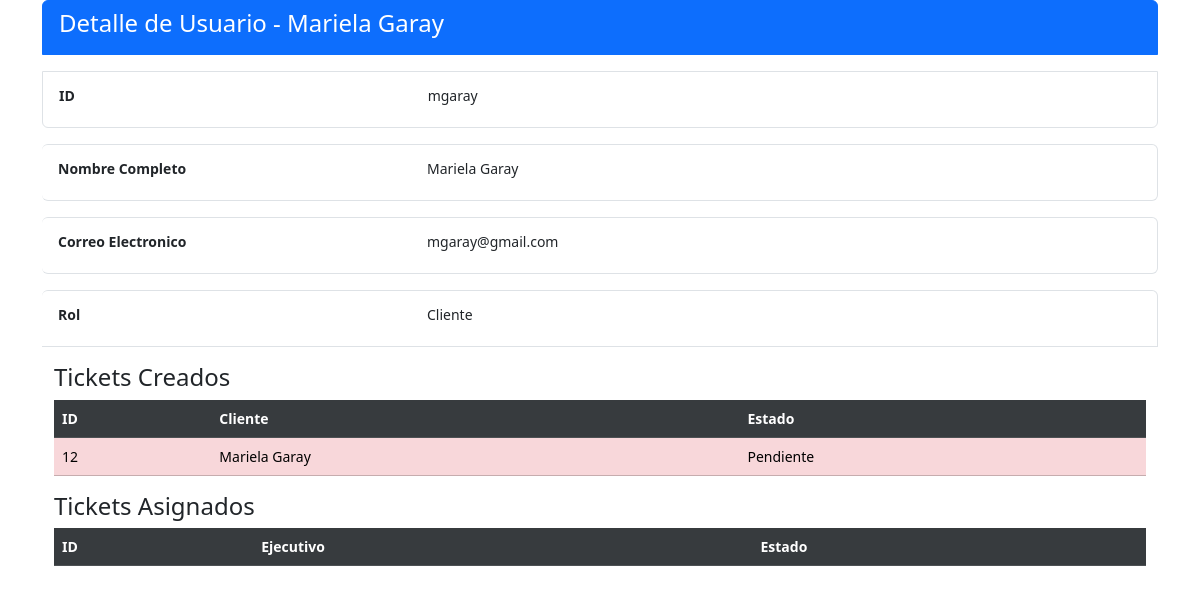
The app's page /home/1/detalle_usuario, older data.
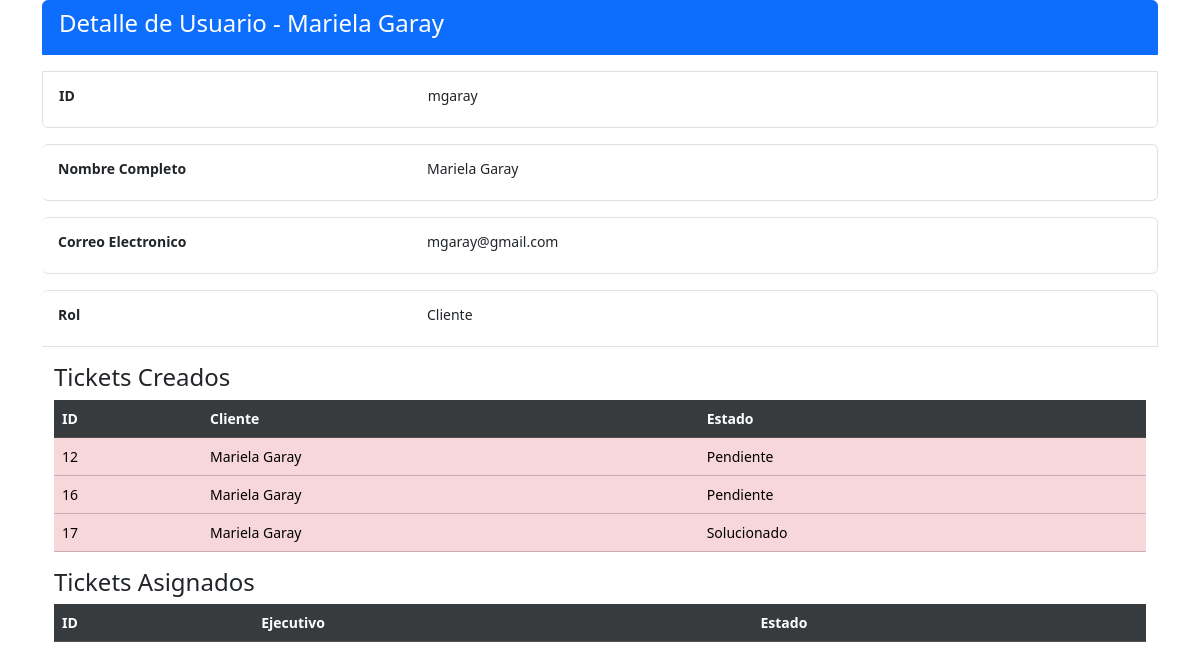
The same page, newer data.
### core/models.py (models this page shows, shortened)
class Ticket(models.Model):
    fecha_creacion = models.DateTimeField(auto_now_add=True)
    cliente = models.ForeignKey("Profile", on_delete=models.CASCADE, related_name='tickets_creados')
    ejecutivo = models.ForeignKey("Profile", on_delete=models.CASCADE, related_name='tickets_asignados')
    area = models.ForeignKey("Area", on_delete=models.CASCADE, verbose_name="Area", default = 'Ejecutivo Telefonico')
    tipo = models.ForeignKey("Tipo", on_delete=models.CASCADE, verbose_name="Tipo",default='Solicitud')
    criticidad = models.ForeignKey("Criticidad", on_delete=models.CASCADE, verbose_name="Criticidad",default='Media')
    estado = models.ForeignKey("Estado", on_delete=models.CASCADE, verbose_name="Estado", default=1)
    descripcion = models.TextField()
    observaciones = models.TextField(blank=True)
    user = models.ForeignKey(User,on_delete=models.CASCADE, verbose_name='Usuario', null=True)

class Profile(models.Model):
    user = models.OneToOneField(User, on_delete=models.CASCADE)
    nombre = models.CharField(max_length=255, blank=True, null=True)
    apellido = models.CharField(max_length=255, null=True, blank=True)
    email = models.EmailField(unique=True, blank=True)
    group = models.ForeignKey(Group, on_delete=models.CASCADE, verbose_name='Rol', default=2, null=True)
    is_active = models.BooleanField(default=True, null=True)
    location = models.CharField(max_length=30, blank=True, null=True)

class Estado(models.Model):
    estado_ticket = models.CharField(max_length=55, blank=False)
    def __str__(self):
        return self.estado_ticket

### core/views.py (the view)
# urls.py: path('<int:id>/detalle_usuario', vista_detalle_usuario, name='detalle_usuario'),
def vista_detalle_usuario(request, id):
    profile = get_object_or_404(Profile, id=id)
    return render(request, 'core/usuarios/detalle_usuario.html', {'profile': profile})

### core/templates/core/usuarios/detalle_usuario.html (shortened to what this page needs)
<!DOCTYPE html>
<html lang="es">
<head>
    <link href="https://cdn.jsdelivr.net/npm/bootstrap@5.3.3/dist/css/bootstrap.min.css" rel="stylesheet">
</head>
<body>
    <div class="container-sm">
        <ul class="list-group list-group ">
            <li class="list-group-item list-group-flush active alert"><h4>Detalle de Usuario  - {{ profile.nombre }} {{ profile.apellido }}</h4></li>
            <list-group class="list-group-horizontal-sm">
                <li class="list-group-item alert">
                    <div class="mb-2 row">
                        <label
                            for="ID"
                            class="col-4 col-form-label-sm"><strong>ID</strong></label>
                        <label
                        for="ID"
                        class="col-8 col-form-label-sm">{{ profile.user }}</label>
                    </div>
                </li>
                <li class="list-group-item alert">
                    <div class="mb-2 row">
                        <label
                        for="rol"
                        class="col-4 col-form-label-sm"
                        ><strong>Nombre Completo</strong></label>
                    <label
                    for="Nombre"
                    class="col-8 col-form-label-sm">{{ profile.nombre }} {{ profile.apellido }}</label>
                    </div>
                </li>
                <li class="list-group-item alert">
                    <div class="mb-2 row">
                        <label
                        for="rol"
                        class="col-4 col-form-label-sm"
                        ><strong>Correo Electronico</strong></label>
                    <label
                        for="email"
                        class="col-8 col-form-label-sm">{{ profile.email }}</label>
                    </div>
                </li>
                <li class="list-group-item alert">
                    <div class="mb-2 row">
                        <label
                        for="rol"
                        class="col-4 col-form-label-sm"
                        ><strong>Rol</strong></label>
                    <label
                        for="rol"
                        class="col-8 col-form-label-sm">{{ profile.group }}</label>
                    </div>
                </li>
            </list-group>
        </ul>
    </div>
    <div class="container-sm">
        <div class="container-sm">
            <h4>Tickets Creados</h4>
            <table
            class="table table-centered-sm table-danger table-hover"
            >
                <thead class="thead-light table-active table-dark small">
                    <tr>
                        <th>ID</th>
                        <th>Cliente</th>
                        <th>Estado</th>
                    </tr>
                </thead>
                <tbody class="small">
                    {% for ticket in profile.tickets_creados.all %}
                    <tr>
                        <td>{{ ticket.id }}</td>
                        <td>{{ ticket.cliente.nombre }} {{ ticket.cliente.apellido }}</td>
                        <td>{{ ticket.estado }}</td>
                    </tr>
                    {% endfor %}
                </tbody>
            </table>
        </div>
        <div class="container-sm">
            <h4>Tickets Asignados</h4>
            <table
            class="table table-centered table-success table-hover"
            >
                <thead class="thead-light table-active table-dark small">
                    <tr>
                        <th>ID</th>
                        <th>Ejecutivo</th>
                        <th>Estado</th>
                    </tr>
                </thead>
            </table>
        </div>
    </div>
</body>
</html>

Row changes from the older to the newer data that the page shows:
added Ticket: id "16", cliente.nombre "Mariela", cliente.apellido "Garay", estado "Pendiente"
added Ticket: id "17", cliente.nombre "Mariela", cliente.apellido "Garay", estado "Solucionado"
